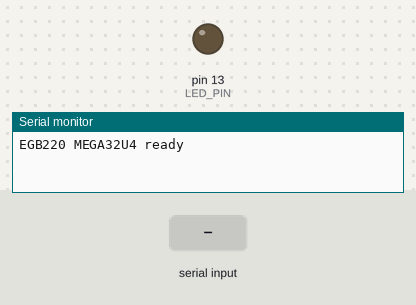
A program run on a simulated Arduino Leonardo, built with avr-gcc and run on an emulated ATmega32U4. On the bench: output pins drawn as LEDs (lit = HIGH), the last lines printed to the serial monitor. The test bench sets the inputs (shaded band).

Above: at 1.2 s.
1.3 s: "led on\n" received over Serial
At 1.6 s:
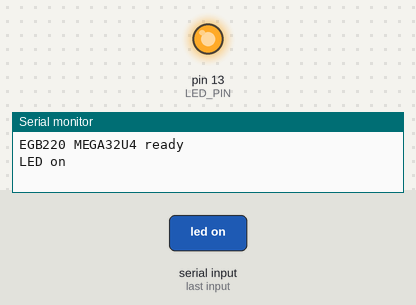
4.3 s: "led off\n" received over Serial
At 5.1 s:
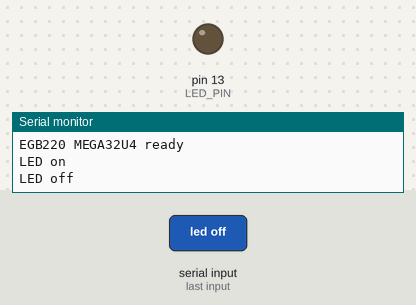
Timing chart, 0 to 7.3 s (numbered marks = the images above; inputs shaded):
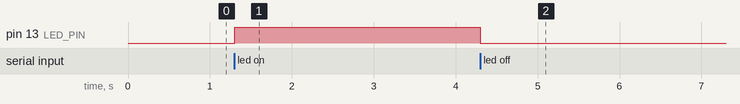

The program:

main.cpp
```cpp
#include <Arduino.h>

#define BAUD_RATE 115200
#define LED_PIN 13

static String inputBuffer = "";

void handleCommand(const String& cmd) {
    if (cmd == "ping") {
        Serial.println("pong");
    } else if (cmd == "led on") {
        digitalWrite(LED_PIN, HIGH);
        Serial.println("LED on");
    } else if (cmd == "led off") {
        digitalWrite(LED_PIN, LOW);
        Serial.println("LED off");
    } else if (cmd == "status") {
        Serial.print("uptime_ms:");
        Serial.println(millis());
    } else {
        Serial.print("unknown:");
        Serial.println(cmd);
    }
}

void setup() {
    Serial.begin(BAUD_RATE);
    while (!Serial);
    pinMode(LED_PIN, OUTPUT);
    Serial.println("EGB220 MEGA32U4 ready");
}

void loop() {
    while (Serial.available()) {
        char c = (char)Serial.read();
        if (c == '\n' || c == '\r') {
            inputBuffer.trim();
            if (inputBuffer.length() > 0) {
                handleCommand(inputBuffer);
                inputBuffer = "";
            }
        } else {
            inputBuffer += c;
        }
    }
}
```

Measured:
- after the input at 1.3 s, pin 13 (LED_PIN): LOW → HIGH at once
- after the input at 4.3 s, pin 13 (LED_PIN): HIGH → LOW at once
